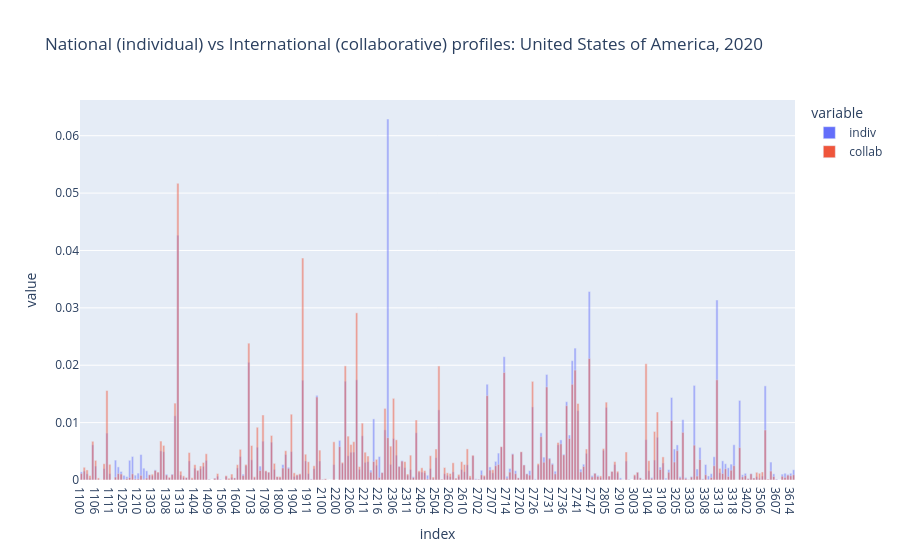

Notebook source saved alongside this figure:
### Code cell
country = "US"
df_profile_country = pd.concat([
    df_prob_indiv.loc[country].to_frame("indiv"), df_prob_collab.loc[country].to_frame("collab")
])
px.bar(df_profile_country, x=df_profile_country.index, y=["indiv", "collab"], barmode="overlay",
       title=f"National (individual) vs International (collaborative) profiles: {uf.id2name_country[country]}, {year}")

### Figure 1 — Plotly figure (JSON) as saved in the notebook; plotly's stock layout.template omitted (floating-point values rounded to 4 significant figures; data arrays with more than 128 entries replaced by an {"elided": "..."} marker saying what was removed)
{"data": [{"hovertemplate": "variable=indiv<br>index=%{x}<br>value=%{y}<extra></extra>", "legendgroup": "indiv", "marker": {"color": "#636efa", "opacity": 0.5, "pattern": {"shape": ""}}, "name": "indiv", "orientation": "v", "showlegend": true, "textposition": "auto", "type": "bar", "x": {"elided": "504 str values"}, "xaxis": "x", "y": {"elided": "504 float values"}, "yaxis": "y"}, {"hovertemplate": "variable=collab<br>index=%{x}<br>value=%{y}<extra></extra>", "legendgroup": "collab", "marker": {"color": "#EF553B", "opacity": 0.5, "pattern": {"shape": ""}}, "name": "collab", "orientation": "v", "showlegend": true, "textposition": "auto", "type": "bar", "x": {"elided": "504 str values"}, "xaxis": "x", "y": {"elided": "504 float values"}, "yaxis": "y"}], "layout": {"barmode": "overlay", "legend": {"title": {"text": "variable"}, "tracegroupgap": 0}, "title": {"text": "National (individual) vs International (collaborative) profiles: United States of America, 2020"}, "xaxis": {"anchor": "y", "domain": [0, 1], "title": {"text": "index"}}, "yaxis": {"anchor": "x", "domain": [0, 1], "title": {"text": "value"}}}}
